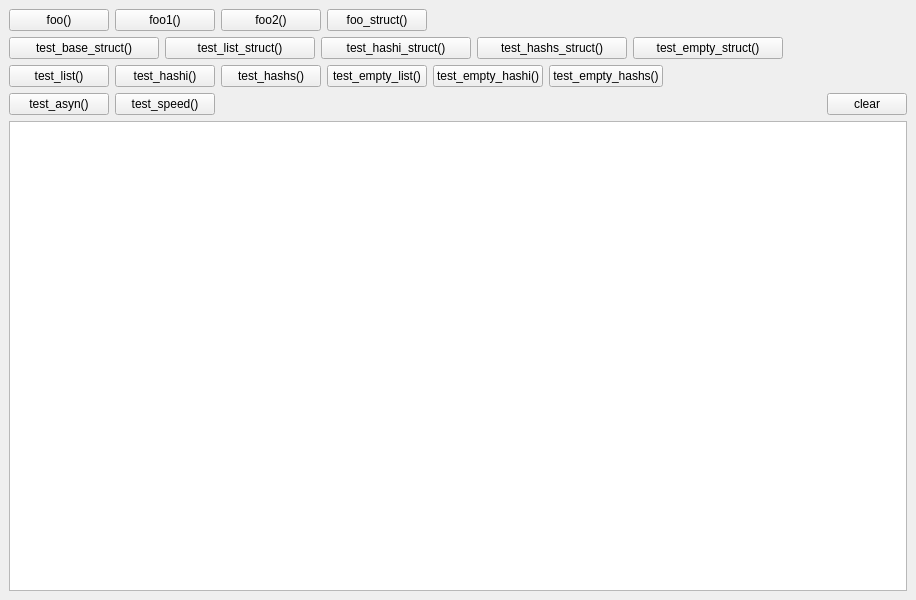
<?xml version="1.0" encoding="UTF-8"?>
<ui version="4.0">
 <class>MainWindow</class>
 <widget class="QMainWindow" name="MainWindow">
  <property name="geometry">
   <rect>
    <x>0</x>
    <y>0</y>
    <width>916</width>
    <height>600</height>
   </rect>
  </property>
  <property name="windowTitle">
   <string>QRust Test</string>
  </property>
  <widget class="QWidget" name="centralwidget">
   <layout class="QVBoxLayout" name="verticalLayout">
    <item>
     <layout class="QHBoxLayout" name="horizontalLayout">
      <item>
       <widget class="QPushButton" name="btn_foo">
        <property name="minimumSize">
         <size>
          <width>100</width>
          <height>0</height>
         </size>
        </property>
        <property name="text">
         <string>foo()</string>
        </property>
       </widget>
      </item>
      <item>
       <widget class="QPushButton" name="btn_foo_1">
        <property name="minimumSize">
         <size>
          <width>100</width>
          <height>0</height>
         </size>
        </property>
        <property name="text">
         <string>foo1()</string>
        </property>
       </widget>
      </item>
      <item>
       <widget class="QPushButton" name="btn_foo_2">
        <property name="minimumSize">
         <size>
          <width>100</width>
          <height>0</height>
         </size>
        </property>
        <property name="text">
         <string>foo2()</string>
        </property>
       </widget>
      </item>
      <item>
       <widget class="QPushButton" name="btn_foo_struct">
        <property name="minimumSize">
         <size>
          <width>100</width>
          <height>0</height>
         </size>
        </property>
        <property name="text">
         <string>foo_struct()</string>
        </property>
       </widget>
      </item>
      <item>
       <spacer name="horizontalSpacer">
        <property name="orientation">
         <enum>Qt::Orientation::Horizontal</enum>
        </property>
        <property name="sizeHint" stdset="0">
         <size>
          <width>40</width>
          <height>20</height>
         </size>
        </property>
       </spacer>
      </item>
     </layout>
    </item>
    <item>
     <layout class="QHBoxLayout" name="horizontalLayout_2">
      <item>
       <widget class="QPushButton" name="btn_test_base_struct">
        <property name="minimumSize">
         <size>
          <width>150</width>
          <height>0</height>
         </size>
        </property>
        <property name="text">
         <string>test_base_struct()</string>
        </property>
       </widget>
      </item>
      <item>
       <widget class="QPushButton" name="btn_test_list_struct">
        <property name="minimumSize">
         <size>
          <width>150</width>
          <height>0</height>
         </size>
        </property>
        <property name="text">
         <string>test_list_struct()</string>
        </property>
       </widget>
      </item>
      <item>
       <widget class="QPushButton" name="btn_test_hashi_struct">
        <property name="minimumSize">
         <size>
          <width>150</width>
          <height>0</height>
         </size>
        </property>
        <property name="text">
         <string>test_hashi_struct()</string>
        </property>
       </widget>
      </item>
      <item>
       <widget class="QPushButton" name="btn_test_hashs_struct">
        <property name="minimumSize">
         <size>
          <width>150</width>
          <height>0</height>
         </size>
        </property>
        <property name="text">
         <string>test_hashs_struct()</string>
        </property>
       </widget>
      </item>
      <item>
       <widget class="QPushButton" name="btn_test_empty_struct">
        <property name="minimumSize">
         <size>
          <width>150</width>
          <height>0</height>
         </size>
        </property>
        <property name="text">
         <string>test_empty_struct()</string>
        </property>
       </widget>
      </item>
      <item>
       <spacer name="horizontalSpacer_2">
        <property name="orientation">
         <enum>Qt::Orientation::Horizontal</enum>
        </property>
        <property name="sizeHint" stdset="0">
         <size>
          <width>40</width>
          <height>20</height>
         </size>
        </property>
       </spacer>
      </item>
     </layout>
    </item>
    <item>
     <layout class="QHBoxLayout" name="horizontalLayout_3">
      <item>
       <widget class="QPushButton" name="btn_test_list">
        <property name="minimumSize">
         <size>
          <width>100</width>
          <height>0</height>
         </size>
        </property>
        <property name="text">
         <string>test_list()</string>
        </property>
       </widget>
      </item>
      <item>
       <widget class="QPushButton" name="btn_test_hashi">
        <property name="minimumSize">
         <size>
          <width>100</width>
          <height>0</height>
         </size>
        </property>
        <property name="text">
         <string>test_hashi()</string>
        </property>
       </widget>
      </item>
      <item>
       <widget class="QPushButton" name="btn_test_hashs">
        <property name="minimumSize">
         <size>
          <width>100</width>
          <height>0</height>
         </size>
        </property>
        <property name="text">
         <string>test_hashs()</string>
        </property>
       </widget>
      </item>
      <item>
       <widget class="QPushButton" name="btn_test_empty_list">
        <property name="minimumSize">
         <size>
          <width>100</width>
          <height>0</height>
         </size>
        </property>
        <property name="text">
         <string>test_empty_list()</string>
        </property>
       </widget>
      </item>
      <item>
       <widget class="QPushButton" name="btn_test_empty_hashi">
        <property name="minimumSize">
         <size>
          <width>100</width>
          <height>0</height>
         </size>
        </property>
        <property name="text">
         <string>test_empty_hashi()</string>
        </property>
       </widget>
      </item>
      <item>
       <widget class="QPushButton" name="btn_test_empty_hashs">
        <property name="minimumSize">
         <size>
          <width>100</width>
          <height>0</height>
         </size>
        </property>
        <property name="text">
         <string>test_empty_hashs()</string>
        </property>
       </widget>
      </item>
      <item>
       <spacer name="horizontalSpacer_3">
        <property name="orientation">
         <enum>Qt::Orientation::Horizontal</enum>
        </property>
        <property name="sizeHint" stdset="0">
         <size>
          <width>40</width>
          <height>20</height>
         </size>
        </property>
       </spacer>
      </item>
     </layout>
    </item>
    <item>
     <layout class="QHBoxLayout" name="horizontalLayout_4">
      <item>
       <widget class="QPushButton" name="btn_asyn">
        <property name="minimumSize">
         <size>
          <width>100</width>
          <height>0</height>
         </size>
        </property>
        <property name="text">
         <string>test_asyn()</string>
        </property>
       </widget>
      </item>
      <item>
       <widget class="QPushButton" name="btn_speed">
        <property name="minimumSize">
         <size>
          <width>100</width>
          <height>0</height>
         </size>
        </property>
        <property name="text">
         <string>test_speed()</string>
        </property>
       </widget>
      </item>
      <item>
       <spacer name="horizontalSpacer_4">
        <property name="orientation">
         <enum>Qt::Orientation::Horizontal</enum>
        </property>
        <property name="sizeHint" stdset="0">
         <size>
          <width>40</width>
          <height>20</height>
         </size>
        </property>
       </spacer>
      </item>
      <item>
       <widget class="QPushButton" name="btn_clear">
        <property name="text">
         <string>clear</string>
        </property>
       </widget>
      </item>
     </layout>
    </item>
    <item>
     <widget class="QPlainTextEdit" name="ptext_out"/>
    </item>
   </layout>
  </widget>
 </widget>
 <resources/>
 <connections/>
</ui>
